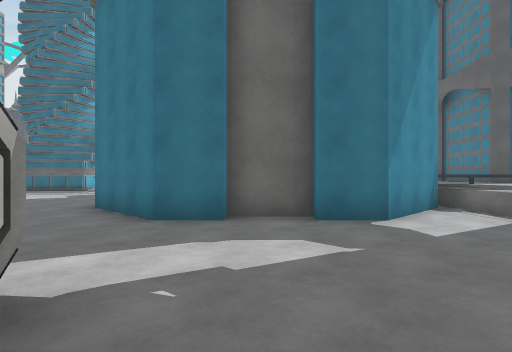
View 1 (above)

24 first-person views from a walk through a 3-D level made in the Unity game engine. The camera is 1.5 m above the floor, looks level and sees 80° across. The floor is counted in squares, 2 m on a side. Each view is taken from the middle of a square. On the plan, view 1 faces up. The plan holds only what a view shows up to about 10 squares ahead; the rest is blank. The place goes on beyond the plan. Some animated figures are not drawn. Surface patterns are stand-ins for the level's own textures.

View 2
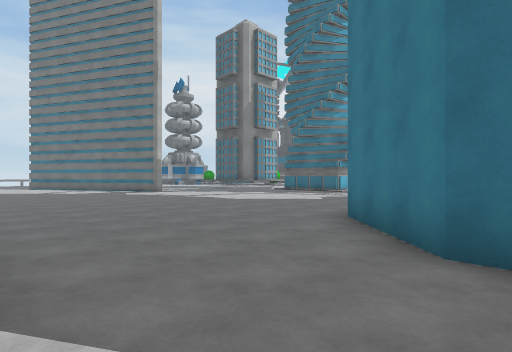

View 3
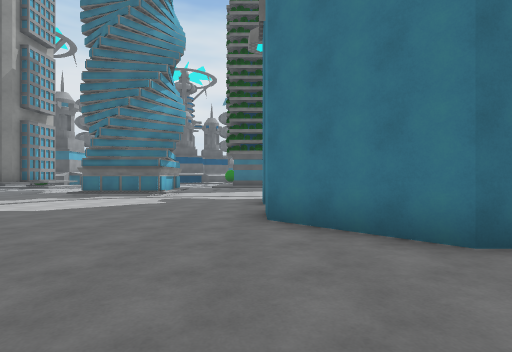

View 4
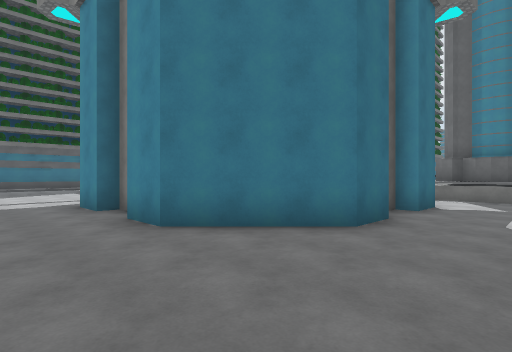

View 5
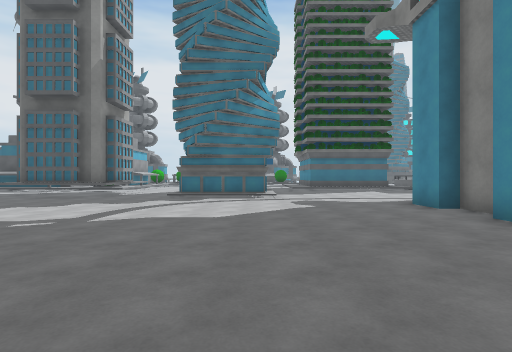

View 6
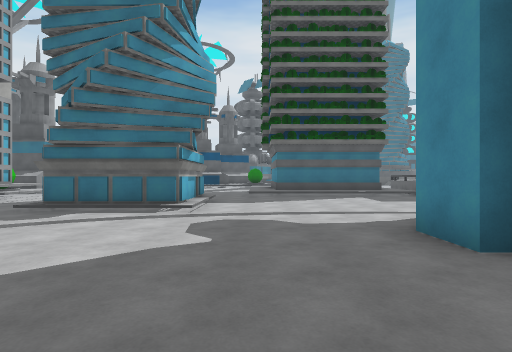

View 7
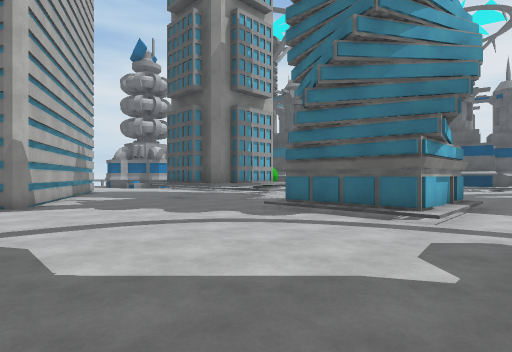

View 8
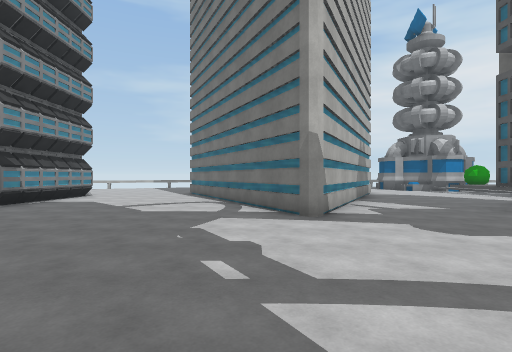

View 9
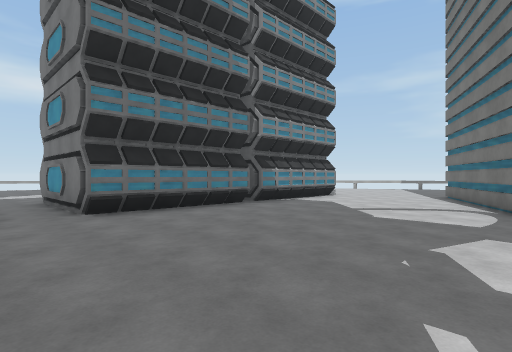

View 10
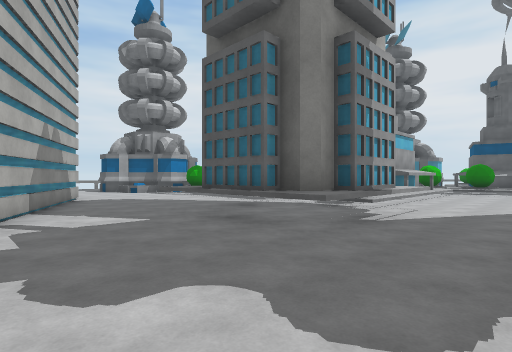

View 11
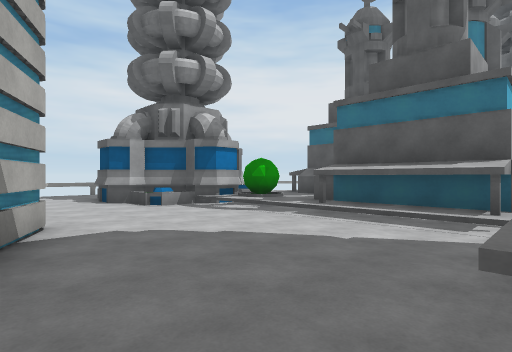

View 12
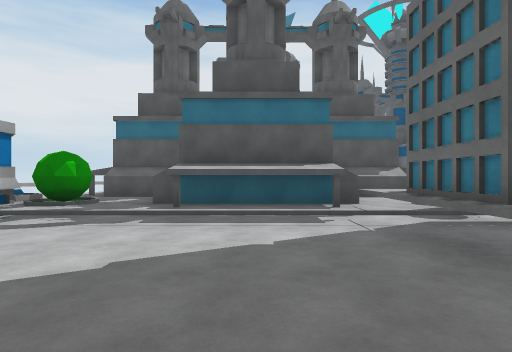

View 13
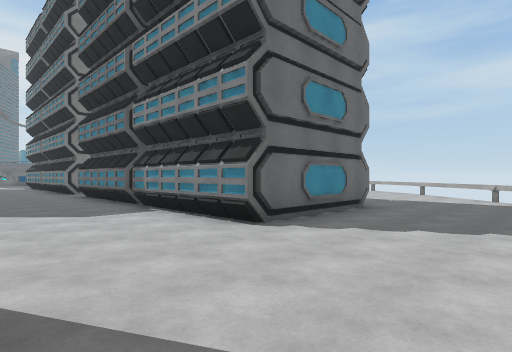

View 14
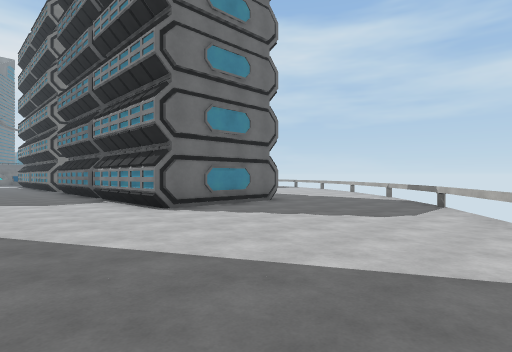

View 15
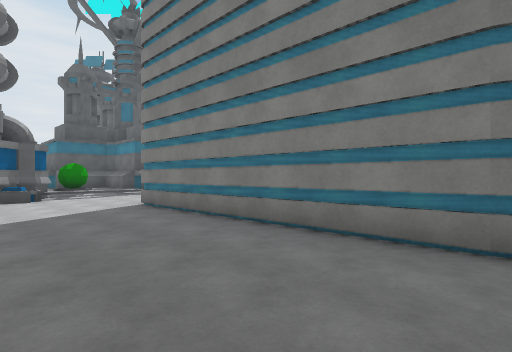

View 16
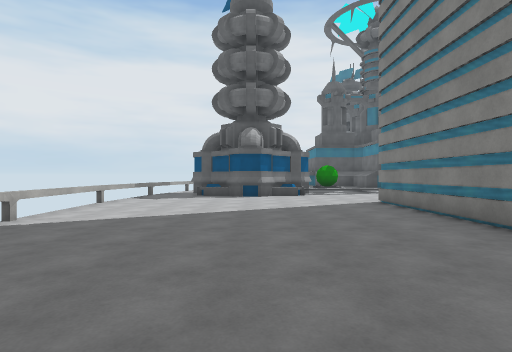

View 17
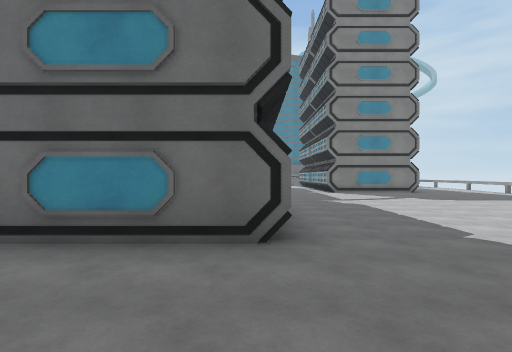

View 18
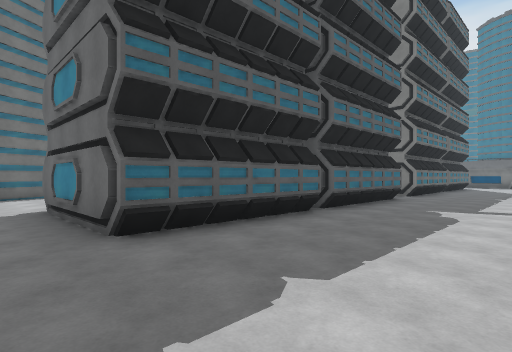

View 19
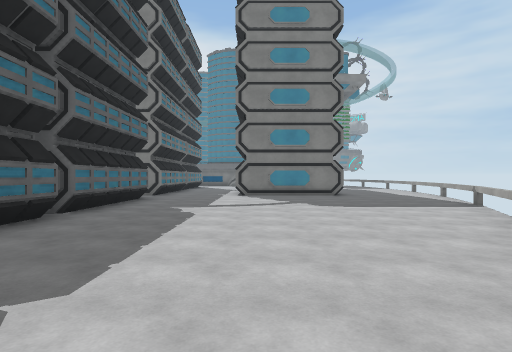

View 20
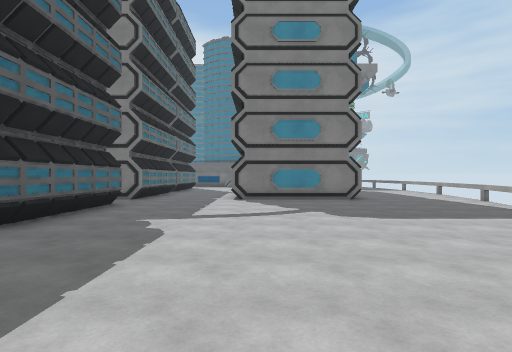

View 21
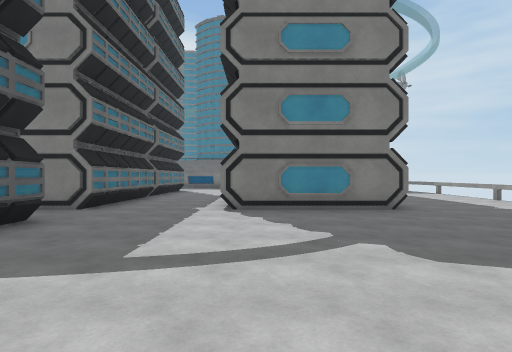

View 22
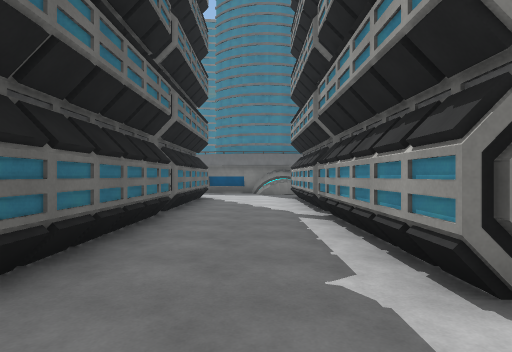

View 23
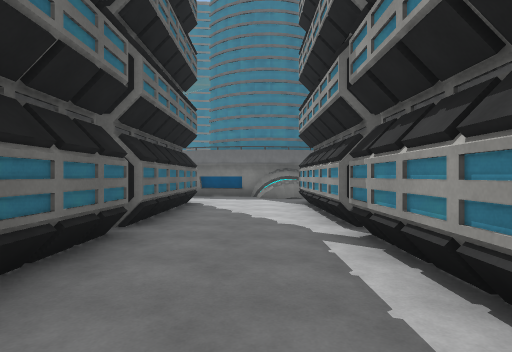

View 24
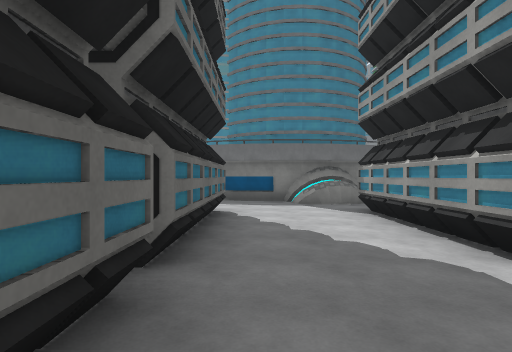

### Floor plan
Key: @ floor where view 1 was taken; # wall or solid block; . main floor; : floor 0.5 m higher than the main floor; / step, stairs or slope; = window, fence, low wall or low ledge; ^ raised ledge; v drop or lower ground.
Columns run from 27 left of view 1 to 8 right of it. Each row starts with its distance up from view 1.
 22               ..
 21    /##     ##/..
 20    /:=#   #=:/..   ..
 19   #^::^   ^::/..   ..
 18   ###:^###^: /..    .
 17   ##:::^^^^#  ^.   /.......
 16  ##^......#   ^.   #.......
 15 .#........#  ##./  #......
 14 ..........^###^./###......
 13 .........................
 12 .....###................
 11 .....# ###..............#
 10 .....#   ###............#         ^^
  9 .....#    ###...........#        ^^^
  8 .....#  ###.............#       ^^
  7 .....####...............##    ##^^
  6 .....##..................######.^
  5 ................................^#
  4 ................................#
  3 ...............................
  2 .................    .........
  1 .......#########.        #...
  0 ^......#       #.          @
 -1 #......#       #.#
 -2  ^.....#########.#########..#
 -3   ^.........................#
 -4   v.........................#
 -5    v.......................^#
 -6     v............#########..#
 -7      v...........#
 -8        ..........#
 -9         ^........#
-10           ..........
-11            ^.........
-12               ^......
-13                 ^^^..
-14                    #

Where each view was taken, in squares from view 1:
view 1: 0 up, 0 right, facing up
view 2: 2 up, 1 left, facing up-left
view 3: 2 up, 4 left, facing up
view 4: 3 up, 6 left, facing up-right
view 5: 3 up, 8 left, facing up
view 6: 7 up, 6 left, facing up
view 7: 8 up, 6 left, facing up-left
view 8: 8 up, 9 left, facing left
view 9: 8 up, 10 left, facing down-left
view 10: 10 up, 11 left, facing up-left
view 11: 12 up, 17 left, facing up-left
view 12: 12 up, 19 left, facing up
view 13: 5 up, 24 left, facing down-right
view 14: 5 up, 27 left, facing down-right
view 15: 5 up, 26 left, facing up-right
view 16: 4 up, 26 left, facing up
view 17: 2 down, 24 left, facing right
view 18: 6 down, 22 left, facing up-right
view 19: 6 down, 22 left, facing right
view 20: 6 down, 20 left, facing right
view 21: 6 down, 17 left, facing right
view 22: 4 down, 12 left, facing right
view 23: 4 down, 10 left, facing right
view 24: 3 down, 8 left, facing right
